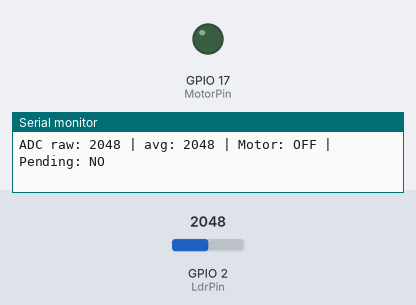
Bench run of a program on a simulated ESP32-S3. Parts: output pins drawn as LEDs (lit = HIGH), the last lines printed to the serial monitor. Inputs (shaded band) come from the test bench; at power-on: GPIO 2 (LdrPin) = 2048 (analog values on the 0–4095 scale).

Above: at 1.2 s.
1.3 s: GPIO 2 (LdrPin) set to 1870
3.1 s: GPIO 2 (LdrPin) set to 1757
At 5.1 s:
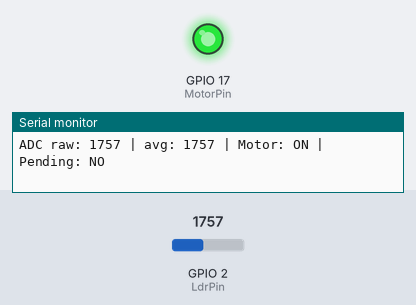
Timing chart, 0 to 6.6 s (numbered marks = the images above; inputs shaded):
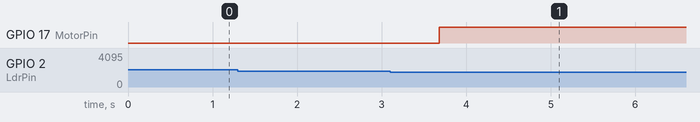

The program:

main.cpp
```cpp
#include <Arduino.h>

#include "Application.h"

Application& getApplication()
{
    static Application application;
    return application;
}

void setup()
{
    getApplication().setup();
}

void loop()
{
    getApplication().loop();
}
```

Application.h
```cpp
#pragma once

#include <stdint.h>

#include "Ldr.h"
#include "Logger.h"
#include "MotorController.h"

class Application
{
public:
    Application();

    void setup();
    void loop();

private:
    Logger logger_;
    Ldr ldr_;
    MotorController motorController_;
    uint32_t lastPrintAt_ = 0;
};
```

Ldr.h
```cpp
#pragma once

#include <stdint.h>

#include "Config.h"

class Ldr
{
public:
    constexpr Ldr(uint8_t pin, uint32_t sampleIntervalMs)
        : pin_(pin),
          sampleIntervalMs_(sampleIntervalMs)
    {
    }

    void init();
    bool update(uint32_t now);

    uint16_t raw() const;
    uint16_t filtered() const;

private:
    uint16_t filter(uint16_t value);

    const uint8_t pin_;
    const uint32_t sampleIntervalMs_;

    uint16_t readings_[Config::FilterSize] = {};
    uint32_t sum_ = 0;
    uint32_t lastSampleAt_ = 0;
    uint16_t raw_ = 0;
    uint16_t filtered_ = 0;
    uint8_t index_ = 0;
    uint8_t count_ = 0;
};
```

Logger.h
```cpp
#pragma once

#include <stdint.h>

class HardwareSerial;

class Logger
{
public:
    Logger(HardwareSerial& serial, uint32_t baudRate);

    void begin();
    void end();
    void log(const char* message);
    void logf(const char* format, ...);

private:
    HardwareSerial& serial_;
    const uint32_t baudRate_;
};
```

Motor.h
```cpp
#pragma once

#include <stdint.h>

enum class MotorState : uint8_t
{
    Off,
    On
};

class Motor
{
public:
    explicit constexpr Motor(uint8_t pin)
        : pin_(pin)
    {
    }

    void init();
    void set(MotorState state);
    MotorState state() const;

private:
    const uint8_t pin_;
    MotorState state_ = MotorState::Off;
};
```

MotorController.h
```cpp
#pragma once

#include <stdint.h>

#include "Motor.h"

class MotorController
{
public:
    constexpr MotorController(
        uint8_t motorPin,
        uint16_t darkThreshold,
        uint16_t lightThreshold,
        uint32_t confirmTimeMs
    )
        : motor_(motorPin),
          darkThreshold_(darkThreshold),
          lightThreshold_(lightThreshold),
          confirmTimeMs_(confirmTimeMs)
    {
    }

    void init();
    void update(uint16_t lightLevel, uint32_t now);

    MotorState state() const;
    bool isPending() const;

private:
    MotorState requestedState(uint16_t lightLevel) const;

    Motor motor_;
    const uint16_t darkThreshold_;
    const uint16_t lightThreshold_;
    const uint32_t confirmTimeMs_;

    bool pending_ = false;
    uint32_t pendingSince_ = 0;
};
```

Application.cpp
```cpp
#include "Application.h"

#include <Arduino.h>

#include "Config.h"

Application::Application()
    : logger_(Serial, Config::SerialBaud),
      ldr_(Config::LdrPin, Config::AdcIntervalMs),
      motorController_(
          Config::MotorPin,
          Config::DarkThreshold,
          Config::LightThreshold,
          Config::ConfirmTimeMs
      )
{
}

void Application::setup()
{
    logger_.begin();
    ldr_.init();
    motorController_.init();

    logger_.log("Ready. Motor: OFF");
}

void Application::loop()
{
    const uint32_t now = millis();

    if (ldr_.update(now))
    {
        motorController_.update(ldr_.filtered(), now);
    }

    if (now - lastPrintAt_ >= Config::PrintIntervalMs)
    {
        lastPrintAt_ = now;

        logger_.logf(
            "ADC raw: %u | avg: %u | Motor: %s | Pending: %s\n",
            static_cast<unsigned>(ldr_.raw()),
            static_cast<unsigned>(ldr_.filtered()),
            motorController_.state() == MotorState::On ? "ON" : "OFF",
            motorController_.isPending() ? "YES" : "NO"
        );
    }
}
```

Ldr.cpp
```cpp
#include "Ldr.h"

#include <Arduino.h>

void Ldr::init()
{
    pinMode(pin_, INPUT);
    analogReadResolution(12);
    analogSetPinAttenuation(pin_, ADC_11db);
}

bool Ldr::update(uint32_t now)
{
    if (now - lastSampleAt_ < sampleIntervalMs_)
    {
        return false;
    }

    lastSampleAt_ = now;
    raw_ = analogRead(pin_);
    filtered_ = filter(raw_);
    return true;
}

uint16_t Ldr::raw() const
{
    return raw_;
}

uint16_t Ldr::filtered() const
{
    return filtered_;
}

uint16_t Ldr::filter(uint16_t value)
{
    sum_ -= readings_[index_];
    readings_[index_] = value;
    sum_ += value;

    index_ = (index_ + 1) % Config::FilterSize;

    if (count_ < Config::FilterSize)
    {
        ++count_;
    }

    return static_cast<uint16_t>(sum_ / count_);
}
```

Logger.cpp
```cpp
#include "Logger.h"

#include <Arduino.h>
#include <stdarg.h>

Logger::Logger(HardwareSerial& serial, uint32_t baudRate)
    : serial_(serial),
      baudRate_(baudRate)
{
}

void Logger::begin()
{
    serial_.begin(baudRate_);
}

void Logger::end()
{
    serial_.end();
}

void Logger::log(const char* message)
{
    serial_.println(message);
}

void Logger::logf(const char* format, ...)
{
    va_list args;
    va_start(args, format);
    serial_.vprintf(format, args);
    va_end(args);
}
```

Motor.cpp
```cpp
#include "Motor.h"

#include <Arduino.h>

void Motor::init()
{
    pinMode(pin_, OUTPUT);
    digitalWrite(pin_, LOW);
    state_ = MotorState::Off;
}

void Motor::set(MotorState state)
{
    state_ = state;
    digitalWrite(pin_, state_ == MotorState::On ? HIGH : LOW);
}

MotorState Motor::state() const
{
    return state_;
}
```

MotorController.cpp
```cpp
#include "MotorController.h"

void MotorController::init()
{
    motor_.init();
}

void MotorController::update(uint16_t lightLevel, uint32_t now)
{
    const MotorState requested = requestedState(lightLevel);

    if (requested == motor_.state())
    {
        pending_ = false;
        return;
    }

    if (!pending_)
    {
        pending_ = true;
        pendingSince_ = now;
        return;
    }

    if (now - pendingSince_ >= confirmTimeMs_)
    {
        motor_.set(requested);
        pending_ = false;
    }
}

MotorState MotorController::state() const
{
    return motor_.state();
}

bool MotorController::isPending() const
{
    return pending_;
}

MotorState MotorController::requestedState(uint16_t lightLevel) const
{
    if (lightLevel < darkThreshold_)
    {
        return MotorState::On;
    }

    if (lightLevel > lightThreshold_)
    {
        return MotorState::Off;
    }

    return motor_.state();
}
```

Config.h
```cpp
#pragma once

#include <stdint.h>

struct Config
{
    static constexpr uint8_t LdrPin = 2;
    static constexpr uint8_t MotorPin = 17;

    static constexpr uint16_t DarkThreshold = 1800;
    static constexpr uint16_t LightThreshold = 2200;
    static constexpr uint8_t FilterSize = 8;

    static constexpr uint32_t AdcIntervalMs = 20;
    static constexpr uint32_t PrintIntervalMs = 500;
    static constexpr uint32_t ConfirmTimeMs = 500;
    static constexpr uint32_t SerialBaud = 115200;
};

static_assert(Config::FilterSize > 0, "FilterSize must be greater than zero");
static_assert(
    Config::DarkThreshold < Config::LightThreshold,
    "DarkThreshold must be less than LightThreshold"
);
```

Measured:
- the behaviour switches between 1800 and 1799 on GPIO 2 (LdrPin) (found by bisection; images 0 and 1)
- after the input at 3.1 s, GPIO 17 (MotorPin): LOW → HIGH after 0.58 s
